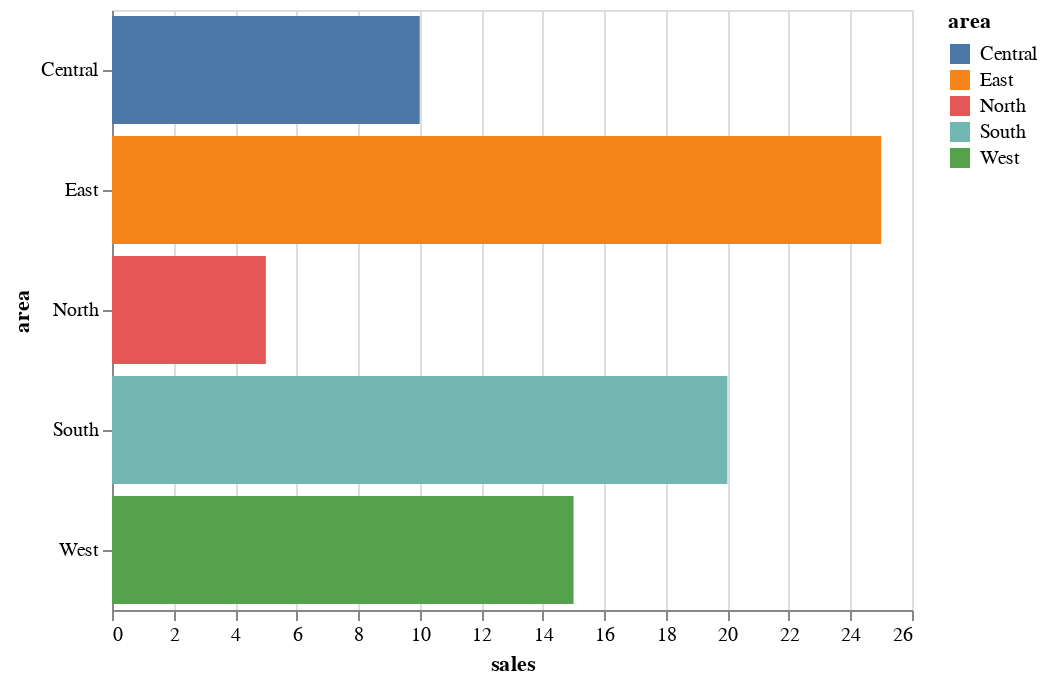

Notebook code cell kept with this figure:
### Code cell
vis1

### Figure 1 — Vega-Lite specification as saved in the notebook (floating-point values rounded to 4 significant figures)
{"$schema": "https://vega.github.io/schema/vega-lite/v3.4.0.json", "config": {"mark": {"tooltip": null}, "view": {"height": 300, "width": 400}}, "data": {"name": "data-e9a1bf97bac3c6f8642dc2ef7d8e4b49"}, "datasets": {"data-e9a1bf97bac3c6f8642dc2ef7d8e4b49": [{"area": "North", "profit": 2, "sales": 5}, {"area": "East", "profit": 8, "sales": 25}, {"area": "West", "profit": 6, "sales": 15}, {"area": "South", "profit": 5, "sales": 20}, {"area": "Central", "profit": 3, "sales": 10}]}, "encoding": {"color": {"field": "area", "type": "nominal"}, "x": {"field": "sales", "type": "quantitative"}, "y": {"field": "area", "type": "nominal"}}, "mark": "bar"}
